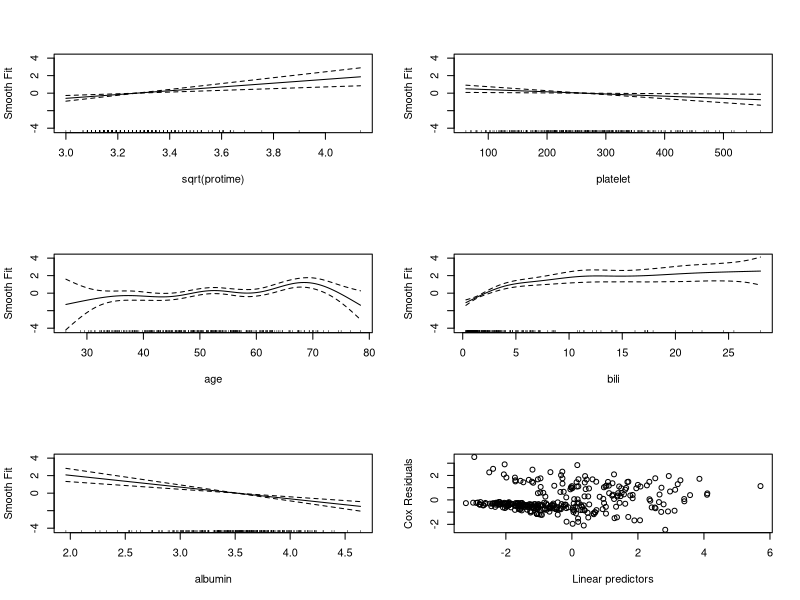
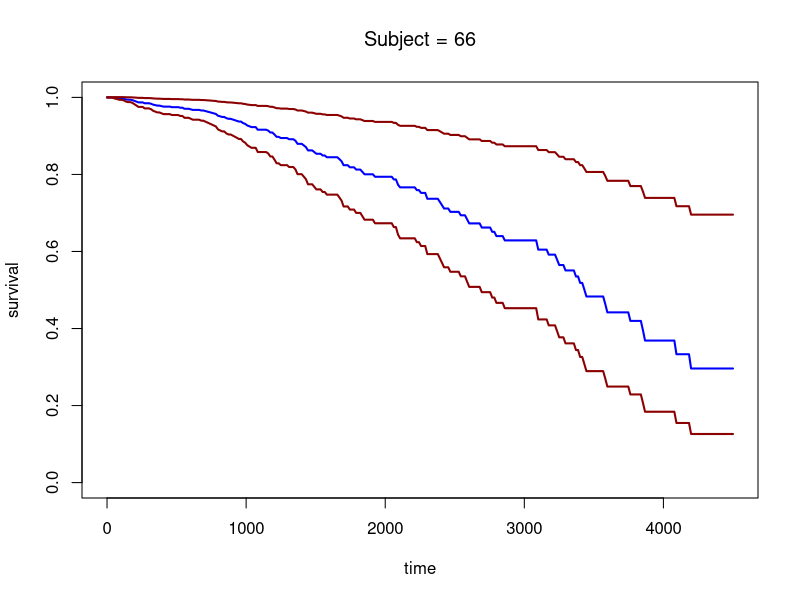

The R source for these figures, in order:
###########################################################
# This is an example of using Cox regression, using a 
# data set that exists within the survival package 
###########################################################
###########################################################
# Clear the workspace. I do this every time
###########################################################
#rm(list = ls())
###########################################################
# Set the seed. I also do this every time
###########################################################
#set.seed(4428967)
###########################################################
# Set the working directory. 
###########################################################
#setwd("C:\\Users\\Carroll\\Documents\\My_Documents\\2018_SemiPar\\Data_Sets\\Cox_Regression")
###########################################################
# Load the libraries
###########################################################
# install.packages("survival")
library(survival)
library(mgcv)
###########################################################
# Get the data. status1 is the indicator of an event: 
# = 1 for an event, = 0 for censored
###########################################################
data(pbc)

names(pbc)
pbc$status1 = as.numeric(pbc$status==2)
cat('The sample size = ',length(pbc$age),"\n")
cat('The number of uncensored subjects = ',sum(pbc$status1),"\n")
head(pbc)
###########################################################
# Run a simple Cox model on all the variables
###########################################################
pbc$stage = factor(pbc$stage)
b0 = gam(time ~ trt+sex+stage+s(sqrt(protime))+s(platelet)+
            s(age)+s(bili)+s(albumin)+s(sqrt(ast))+s(alk.phos),
          weights=status1,family=cox.ph,data=pbc)
summary(b0)
###########################################################
# After studying the summary, Simon Wood removes a
# number of nonsignificant variables. and refits. Here
# is the Cox regression on the seleted variables
###########################################################
b = gam(time ~ trt + sex + s(sqrt(protime)) + s(platelet) + s(age) +
  s(bili) + s(albumin),weights=status1,family=cox.ph,data=pbc)
summary(b)
###########################################################
# This program is concerned with Section 7.8 of
# Wood's second edition. It provide the 6 plots in 
# Figure 7.33 of that book, 5 smooths and a residual
# plot. That Figure is a 3x2 graph, all but the
# residual plots being centered
###########################################################
#pdf("Cox_Model_Cirrhosis.pdf")
par(mfrow=c(3,2))
plot(b,ylab="Smooth Fit")
plot(b$linear.predictors,residuals(b),xlab="Linear predictors",
     ylab = "Cox Residuals")
#dev.off()

###########################################################
# Using the Cox fit, you can create a data from for
# any set of the predictors. Since there are 418 subjects,
# you cannot plot the fitted survival curse as a function
# of time for all the subjects, but you can do so for
# any one subject
###########################################################
## create prediction data frame...
cat('Number of subjects = ',length(pbc$sex),"\n")
# What subject are you interested in 
# Set subject number
#pdf("Survival_Probabilities_Subject_66.pdf")
subjectnum = 66
par(mfrow=c(1,1))
# Number of time point in the grid
np = 300
# Get the data frame for your chosen subject
newd = data.frame(matrix(0,np,0))
for (n in names(pbc)) 
  newd[[n]] = rep(pbc[[n]][subjectnum],np)
newd$time = seq(0,4500,length=np)
## predict and plot the survival function...
fv = predict(b,newdata=newd,type="response",se=TRUE)
plot(newd$time,fv$fit,type="l",ylim=c(0.,1),xlab="time",
     ylab="survival",lwd=2,col="blue",
     main = substitute(paste("Subject = ",m),list(m = subjectnum)))
## Add intervals based on cumulative hazard s.e...
# This appears to be correct, but involves heavy theory
se = fv$se.fit/fv$fit
lines(newd$time,exp(log(fv$fit)+2*se),col="red4",lwd=2)
lines(newd$time,exp(log(fv$fit)-2*se),col="red4",lwd=2)
#dev.off()


#bselect = gam(time ~ trt+sex+stage+s(sqrt(protime))+s(platelet)+
#           s(age)+s(bili)+s(albumin)+s(sqrt(ast))+s(alk.phos),
#         weights=status1,family=cox.ph,data=pbc,select=TRUE)
# summary(bselect)


